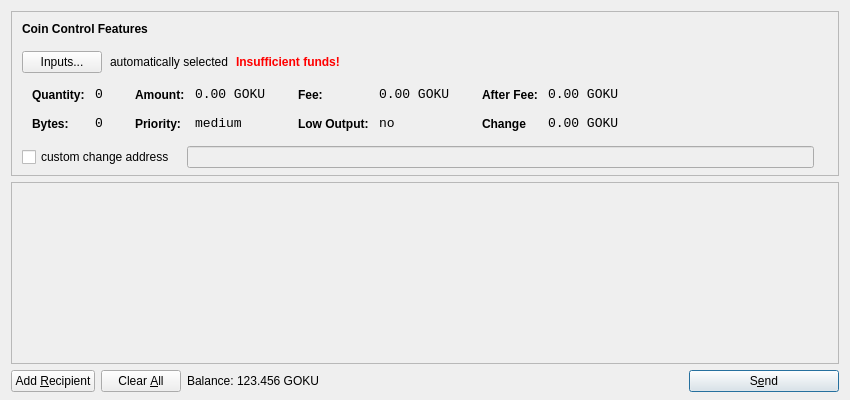
<?xml version="1.0" encoding="UTF-8"?>
<ui version="4.0">
 <class>SendCoinsDialog</class>
 <widget class="QDialog" name="SendCoinsDialog">
  <property name="geometry">
   <rect>
    <x>0</x>
    <y>0</y>
    <width>850</width>
    <height>400</height>
   </rect>
  </property>
  <property name="windowTitle">
   <string>Send Coins</string>
  </property>
  <layout class="QVBoxLayout" name="verticalLayout" stretch="0,1,0">
   <property name="bottomMargin">
    <number>8</number>
   </property>
   <item>
    <widget class="QFrame" name="frameCoinControl">
     <property name="sizePolicy">
      <sizepolicy hsizetype="Expanding" vsizetype="Expanding">
       <horstretch>0</horstretch>
       <verstretch>0</verstretch>
      </sizepolicy>
     </property>
     <property name="maximumSize">
      <size>
       <width>16777215</width>
       <height>16777215</height>
      </size>
     </property>
     <property name="frameShape">
      <enum>QFrame::StyledPanel</enum>
     </property>
     <property name="frameShadow">
      <enum>QFrame::Sunken</enum>
     </property>
     <layout class="QVBoxLayout" name="verticalLayoutCoinControl2">
      <property name="spacing">
       <number>-1</number>
      </property>
      <property name="leftMargin">
       <number>0</number>
      </property>
      <property name="topMargin">
       <number>0</number>
      </property>
      <property name="rightMargin">
       <number>0</number>
      </property>
      <property name="bottomMargin">
       <number>6</number>
      </property>
      <item>
       <layout class="QVBoxLayout" name="verticalLayoutCoinControl" stretch="0,0,0,0,1">
        <property name="spacing">
         <number>0</number>
        </property>
        <property name="leftMargin">
         <number>10</number>
        </property>
        <property name="topMargin">
         <number>10</number>
        </property>
        <item>
         <layout class="QHBoxLayout" name="horizontalLayoutCoinControl1">
          <property name="bottomMargin">
           <number>15</number>
          </property>
          <item>
           <widget class="QLabel" name="labelCoinControlFeatures">
            <property name="sizePolicy">
             <sizepolicy hsizetype="Preferred" vsizetype="Maximum">
              <horstretch>0</horstretch>
              <verstretch>0</verstretch>
             </sizepolicy>
            </property>
            <property name="font">
             <font>
              <weight>75</weight>
              <bold>true</bold>
             </font>
            </property>
            <property name="styleSheet">
             <string notr="true">font-weight:bold;</string>
            </property>
            <property name="text">
             <string>Coin Control Features</string>
            </property>
           </widget>
          </item>
         </layout>
        </item>
        <item>
         <layout class="QHBoxLayout" name="horizontalLayoutCoinControl2" stretch="0,0,0,0">
          <property name="spacing">
           <number>8</number>
          </property>
          <property name="bottomMargin">
           <number>10</number>
          </property>
          <item>
           <widget class="QPushButton" name="pushButtonCoinControl">
            <property name="styleSheet">
             <string notr="true"/>
            </property>
            <property name="text">
             <string>Inputs...</string>
            </property>
           </widget>
          </item>
          <item>
           <widget class="QLabel" name="labelCoinControlAutomaticallySelected">
            <property name="text">
             <string>automatically selected</string>
            </property>
            <property name="margin">
             <number>5</number>
            </property>
           </widget>
          </item>
          <item>
           <widget class="QLabel" name="labelCoinControlInsuffFunds">
            <property name="font">
             <font>
              <weight>75</weight>
              <bold>true</bold>
             </font>
            </property>
            <property name="styleSheet">
             <string notr="true">color:red;font-weight:bold;</string>
            </property>
            <property name="text">
             <string>Insufficient funds!</string>
            </property>
            <property name="margin">
             <number>5</number>
            </property>
           </widget>
          </item>
          <item>
           <spacer name="horizontalSpacerCoinControl">
            <property name="orientation">
             <enum>Qt::Horizontal</enum>
            </property>
            <property name="sizeHint" stdset="0">
             <size>
              <width>40</width>
              <height>1</height>
             </size>
            </property>
           </spacer>
          </item>
         </layout>
        </item>
        <item>
         <widget class="QWidget" name="widgetCoinControl" native="true">
          <property name="sizePolicy">
           <sizepolicy hsizetype="Preferred" vsizetype="Preferred">
            <horstretch>0</horstretch>
            <verstretch>0</verstretch>
           </sizepolicy>
          </property>
          <property name="minimumSize">
           <size>
            <width>0</width>
            <height>0</height>
           </size>
          </property>
          <property name="styleSheet">
           <string notr="true"/>
          </property>
          <layout class="QHBoxLayout" name="horizontalLayoutCoinControl5">
           <property name="margin">
            <number>0</number>
           </property>
           <item>
            <layout class="QHBoxLayout" name="horizontalLayoutCoinControl3" stretch="0,0,0,1">
             <property name="spacing">
              <number>20</number>
             </property>
             <property name="topMargin">
              <number>0</number>
             </property>
             <property name="bottomMargin">
              <number>10</number>
             </property>
             <item>
              <layout class="QFormLayout" name="formLayoutCoinControl1">
               <property name="horizontalSpacing">
                <number>10</number>
               </property>
               <property name="verticalSpacing">
                <number>14</number>
               </property>
               <property name="leftMargin">
                <number>10</number>
               </property>
               <property name="topMargin">
                <number>4</number>
               </property>
               <property name="rightMargin">
                <number>6</number>
               </property>
               <item row="0" column="0">
                <widget class="QLabel" name="labelCoinControlQuantityText">
                 <property name="styleSheet">
                  <string notr="true">font-weight:bold;</string>
                 </property>
                 <property name="text">
                  <string>Quantity:</string>
                 </property>
                 <property name="margin">
                  <number>0</number>
                 </property>
                </widget>
               </item>
               <item row="0" column="1">
                <widget class="QLabel" name="labelCoinControlQuantity">
                 <property name="font">
                  <font>
                   <family>Monospace</family>
                   <pointsize>10</pointsize>
                  </font>
                 </property>
                 <property name="cursor">
                  <cursorShape>IBeamCursor</cursorShape>
                 </property>
                 <property name="contextMenuPolicy">
                  <enum>Qt::ActionsContextMenu</enum>
                 </property>
                 <property name="text">
                  <string>0</string>
                 </property>
                 <property name="margin">
                  <number>0</number>
                 </property>
                 <property name="textInteractionFlags">
                  <set>Qt::LinksAccessibleByMouse|Qt::TextSelectableByKeyboard|Qt::TextSelectableByMouse</set>
                 </property>
                </widget>
               </item>
               <item row="1" column="0">
                <widget class="QLabel" name="labelCoinControlBytesText">
                 <property name="styleSheet">
                  <string notr="true">font-weight:bold;</string>
                 </property>
                 <property name="text">
                  <string>Bytes:</string>
                 </property>
                </widget>
               </item>
               <item row="1" column="1">
                <widget class="QLabel" name="labelCoinControlBytes">
                 <property name="font">
                  <font>
                   <family>Monospace</family>
                   <pointsize>10</pointsize>
                  </font>
                 </property>
                 <property name="cursor">
                  <cursorShape>IBeamCursor</cursorShape>
                 </property>
                 <property name="contextMenuPolicy">
                  <enum>Qt::ActionsContextMenu</enum>
                 </property>
                 <property name="text">
                  <string>0</string>
                 </property>
                 <property name="textInteractionFlags">
                  <set>Qt::LinksAccessibleByMouse|Qt::TextSelectableByKeyboard|Qt::TextSelectableByMouse</set>
                 </property>
                </widget>
               </item>
              </layout>
             </item>
             <item>
              <layout class="QFormLayout" name="formLayoutCoinControl2">
               <property name="horizontalSpacing">
                <number>10</number>
               </property>
               <property name="verticalSpacing">
                <number>14</number>
               </property>
               <property name="leftMargin">
                <number>6</number>
               </property>
               <property name="topMargin">
                <number>4</number>
               </property>
               <property name="rightMargin">
                <number>6</number>
               </property>
               <item row="0" column="0">
                <widget class="QLabel" name="labelCoinControlAmountText">
                 <property name="styleSheet">
                  <string notr="true">font-weight:bold;</string>
                 </property>
                 <property name="text">
                  <string>Amount:</string>
                 </property>
                 <property name="margin">
                  <number>0</number>
                 </property>
                </widget>
               </item>
               <item row="0" column="1">
                <widget class="QLabel" name="labelCoinControlAmount">
                 <property name="font">
                  <font>
                   <family>Monospace</family>
                   <pointsize>10</pointsize>
                  </font>
                 </property>
                 <property name="cursor">
                  <cursorShape>IBeamCursor</cursorShape>
                 </property>
                 <property name="contextMenuPolicy">
                  <enum>Qt::ActionsContextMenu</enum>
                 </property>
                 <property name="text">
                  <string>0.00 GOKU</string>
                 </property>
                 <property name="textInteractionFlags">
                  <set>Qt::LinksAccessibleByMouse|Qt::TextSelectableByKeyboard|Qt::TextSelectableByMouse</set>
                 </property>
                </widget>
               </item>
               <item row="1" column="0">
                <widget class="QLabel" name="labelCoinControlPriorityText">
                 <property name="styleSheet">
                  <string notr="true">font-weight:bold;</string>
                 </property>
                 <property name="text">
                  <string>Priority:</string>
                 </property>
                </widget>
               </item>
               <item row="1" column="1">
                <widget class="QLabel" name="labelCoinControlPriority">
                 <property name="font">
                  <font>
                   <family>Monospace</family>
                   <pointsize>10</pointsize>
                  </font>
                 </property>
                 <property name="cursor">
                  <cursorShape>IBeamCursor</cursorShape>
                 </property>
                 <property name="contextMenuPolicy">
                  <enum>Qt::ActionsContextMenu</enum>
                 </property>
                 <property name="text">
                  <string>medium</string>
                 </property>
                 <property name="textInteractionFlags">
                  <set>Qt::LinksAccessibleByMouse|Qt::TextSelectableByKeyboard|Qt::TextSelectableByMouse</set>
                 </property>
                </widget>
               </item>
              </layout>
             </item>
             <item>
              <layout class="QFormLayout" name="formLayoutCoinControl3">
               <property name="horizontalSpacing">
                <number>10</number>
               </property>
               <property name="verticalSpacing">
                <number>14</number>
               </property>
               <property name="leftMargin">
                <number>6</number>
               </property>
               <property name="topMargin">
                <number>4</number>
               </property>
               <property name="rightMargin">
                <number>6</number>
               </property>
               <item row="0" column="0">
                <widget class="QLabel" name="labelCoinControlFeeText">
                 <property name="styleSheet">
                  <string notr="true">font-weight:bold;</string>
                 </property>
                 <property name="text">
                  <string>Fee:</string>
                 </property>
                 <property name="margin">
                  <number>0</number>
                 </property>
                </widget>
               </item>
               <item row="0" column="1">
                <widget class="QLabel" name="labelCoinControlFee">
                 <property name="font">
                  <font>
                   <family>Monospace</family>
                   <pointsize>10</pointsize>
                  </font>
                 </property>
                 <property name="cursor">
                  <cursorShape>IBeamCursor</cursorShape>
                 </property>
                 <property name="contextMenuPolicy">
                  <enum>Qt::ActionsContextMenu</enum>
                 </property>
                 <property name="text">
                  <string>0.00 GOKU</string>
                 </property>
                 <property name="textInteractionFlags">
                  <set>Qt::LinksAccessibleByMouse|Qt::TextSelectableByKeyboard|Qt::TextSelectableByMouse</set>
                 </property>
                </widget>
               </item>
               <item row="1" column="0">
                <widget class="QLabel" name="labelCoinControlLowOutputText">
                 <property name="styleSheet">
                  <string notr="true">font-weight:bold;</string>
                 </property>
                 <property name="text">
                  <string>Low Output:</string>
                 </property>
                </widget>
               </item>
               <item row="1" column="1">
                <widget class="QLabel" name="labelCoinControlLowOutput">
                 <property name="font">
                  <font>
                   <family>Monospace</family>
                   <pointsize>10</pointsize>
                  </font>
                 </property>
                 <property name="cursor">
                  <cursorShape>IBeamCursor</cursorShape>
                 </property>
                 <property name="contextMenuPolicy">
                  <enum>Qt::ActionsContextMenu</enum>
                 </property>
                 <property name="text">
                  <string>no</string>
                 </property>
                 <property name="textInteractionFlags">
                  <set>Qt::LinksAccessibleByMouse|Qt::TextSelectableByKeyboard|Qt::TextSelectableByMouse</set>
                 </property>
                </widget>
               </item>
              </layout>
             </item>
             <item>
              <layout class="QFormLayout" name="formLayoutCoinControl4">
               <property name="horizontalSpacing">
                <number>10</number>
               </property>
               <property name="verticalSpacing">
                <number>14</number>
               </property>
               <property name="leftMargin">
                <number>6</number>
               </property>
               <property name="topMargin">
                <number>4</number>
               </property>
               <property name="rightMargin">
                <number>6</number>
               </property>
               <item row="0" column="0">
                <widget class="QLabel" name="labelCoinControlAfterFeeText">
                 <property name="styleSheet">
                  <string notr="true">font-weight:bold;</string>
                 </property>
                 <property name="text">
                  <string>After Fee:</string>
                 </property>
                 <property name="margin">
                  <number>0</number>
                 </property>
                </widget>
               </item>
               <item row="0" column="1">
                <widget class="QLabel" name="labelCoinControlAfterFee">
                 <property name="font">
                  <font>
                   <family>Monospace</family>
                   <pointsize>10</pointsize>
                  </font>
                 </property>
                 <property name="cursor">
                  <cursorShape>IBeamCursor</cursorShape>
                 </property>
                 <property name="contextMenuPolicy">
                  <enum>Qt::ActionsContextMenu</enum>
                 </property>
                 <property name="text">
                  <string>0.00 GOKU</string>
                 </property>
                 <property name="textInteractionFlags">
                  <set>Qt::LinksAccessibleByMouse|Qt::TextSelectableByKeyboard|Qt::TextSelectableByMouse</set>
                 </property>
                </widget>
               </item>
               <item row="1" column="0">
                <widget class="QLabel" name="labelCoinControlChangeText">
                 <property name="styleSheet">
                  <string notr="true">font-weight:bold;</string>
                 </property>
                 <property name="text">
                  <string>Change</string>
                 </property>
                </widget>
               </item>
               <item row="1" column="1">
                <widget class="QLabel" name="labelCoinControlChange">
                 <property name="font">
                  <font>
                   <family>Monospace</family>
                   <pointsize>10</pointsize>
                  </font>
                 </property>
                 <property name="cursor">
                  <cursorShape>IBeamCursor</cursorShape>
                 </property>
                 <property name="contextMenuPolicy">
                  <enum>Qt::ActionsContextMenu</enum>
                 </property>
                 <property name="text">
                  <string>0.00 GOKU</string>
                 </property>
                 <property name="textInteractionFlags">
                  <set>Qt::LinksAccessibleByMouse|Qt::TextSelectableByKeyboard|Qt::TextSelectableByMouse</set>
                 </property>
                </widget>
               </item>
              </layout>
             </item>
            </layout>
           </item>
          </layout>
         </widget>
        </item>
        <item>
         <layout class="QHBoxLayout" name="horizontalLayoutCoinControl4" stretch="0,0,0">
          <property name="spacing">
           <number>12</number>
          </property>
          <property name="sizeConstraint">
           <enum>QLayout::SetDefaultConstraint</enum>
          </property>
          <property name="topMargin">
           <number>5</number>
          </property>
          <property name="rightMargin">
           <number>5</number>
          </property>
          <item>
           <widget class="QCheckBox" name="checkBoxCoinControlChange">
            <property name="text">
             <string>custom change address</string>
            </property>
           </widget>
          </item>
          <item>
           <widget class="QLineEdit" name="lineEditCoinControlChange">
            <property name="enabled">
             <bool>false</bool>
            </property>
            <property name="sizePolicy">
             <sizepolicy hsizetype="Expanding" vsizetype="Fixed">
              <horstretch>0</horstretch>
              <verstretch>0</verstretch>
             </sizepolicy>
            </property>
           </widget>
          </item>
          <item>
           <widget class="QLabel" name="labelCoinControlChangeLabel">
            <property name="sizePolicy">
             <sizepolicy hsizetype="Preferred" vsizetype="Expanding">
              <horstretch>0</horstretch>
              <verstretch>0</verstretch>
             </sizepolicy>
            </property>
            <property name="minimumSize">
             <size>
              <width>0</width>
              <height>0</height>
             </size>
            </property>
            <property name="text">
             <string/>
            </property>
            <property name="margin">
             <number>3</number>
            </property>
           </widget>
          </item>
         </layout>
        </item>
        <item>
         <spacer name="verticalSpacerCoinControl">
          <property name="orientation">
           <enum>Qt::Vertical</enum>
          </property>
          <property name="sizeHint" stdset="0">
           <size>
            <width>800</width>
            <height>1</height>
           </size>
          </property>
         </spacer>
        </item>
       </layout>
      </item>
     </layout>
    </widget>
   </item>
   <item>
    <widget class="QScrollArea" name="scrollArea">
     <property name="widgetResizable">
      <bool>true</bool>
     </property>
     <widget class="QWidget" name="scrollAreaWidgetContents">
      <property name="geometry">
       <rect>
        <x>0</x>
        <y>0</y>
        <width>830</width>
        <height>165</height>
       </rect>
      </property>
      <layout class="QVBoxLayout" name="verticalLayout_2">
       <property name="margin">
        <number>0</number>
       </property>
       <item>
        <layout class="QVBoxLayout" name="entries">
         <property name="spacing">
          <number>6</number>
         </property>
        </layout>
       </item>
       <item>
        <spacer name="verticalSpacer">
         <property name="orientation">
          <enum>Qt::Vertical</enum>
         </property>
         <property name="sizeHint" stdset="0">
          <size>
           <width>20</width>
           <height>40</height>
          </size>
         </property>
        </spacer>
       </item>
      </layout>
     </widget>
    </widget>
   </item>
   <item>
    <layout class="QHBoxLayout" name="horizontalLayout">
     <item>
      <widget class="QPushButton" name="addButton">
       <property name="toolTip">
        <string>Send to multiple recipients at once</string>
       </property>
       <property name="text">
        <string>Add &amp;Recipient</string>
       </property>
       <property name="icon">
        <iconset resource="../bitcoin.qrc">
         <normaloff>:/icons/add</normaloff>:/icons/add</iconset>
       </property>
       <property name="autoDefault">
        <bool>false</bool>
       </property>
      </widget>
     </item>
     <item>
      <widget class="QPushButton" name="clearButton">
       <property name="sizePolicy">
        <sizepolicy hsizetype="Minimum" vsizetype="Fixed">
         <horstretch>0</horstretch>
         <verstretch>0</verstretch>
        </sizepolicy>
       </property>
       <property name="toolTip">
        <string>Remove all transaction fields</string>
       </property>
       <property name="text">
        <string>Clear &amp;All</string>
       </property>
       <property name="icon">
        <iconset resource="../bitcoin.qrc">
         <normaloff>:/icons/remove</normaloff>:/icons/remove</iconset>
       </property>
       <property name="autoRepeatDelay">
        <number>300</number>
       </property>
       <property name="autoDefault">
        <bool>false</bool>
       </property>
      </widget>
     </item>
     <item>
      <layout class="QHBoxLayout" name="horizontalLayout_2">
       <property name="spacing">
        <number>3</number>
       </property>
       <item>
        <widget class="QLabel" name="label">
         <property name="sizePolicy">
          <sizepolicy hsizetype="Preferred" vsizetype="Fixed">
           <horstretch>0</horstretch>
           <verstretch>0</verstretch>
          </sizepolicy>
         </property>
         <property name="text">
          <string>Balance:</string>
         </property>
        </widget>
       </item>
       <item>
        <widget class="QLabel" name="labelBalance">
         <property name="sizePolicy">
          <sizepolicy hsizetype="Preferred" vsizetype="Fixed">
           <horstretch>0</horstretch>
           <verstretch>0</verstretch>
          </sizepolicy>
         </property>
         <property name="cursor">
          <cursorShape>IBeamCursor</cursorShape>
         </property>
         <property name="text">
          <string>123.456 GOKU</string>
         </property>
         <property name="textInteractionFlags">
          <set>Qt::LinksAccessibleByMouse|Qt::TextSelectableByKeyboard|Qt::TextSelectableByMouse</set>
         </property>
        </widget>
       </item>
      </layout>
     </item>
     <item>
      <spacer name="horizontalSpacer">
       <property name="orientation">
        <enum>Qt::Horizontal</enum>
       </property>
       <property name="sizeHint" stdset="0">
        <size>
         <width>40</width>
         <height>20</height>
        </size>
       </property>
      </spacer>
     </item>
     <item>
      <widget class="QPushButton" name="sendButton">
       <property name="minimumSize">
        <size>
         <width>150</width>
         <height>0</height>
        </size>
       </property>
       <property name="toolTip">
        <string>Confirm the send action</string>
       </property>
       <property name="text">
        <string>S&amp;end</string>
       </property>
       <property name="icon">
        <iconset resource="../bitcoin.qrc">
         <normaloff>:/icons/send</normaloff>:/icons/send</iconset>
       </property>
       <property name="default">
        <bool>true</bool>
       </property>
      </widget>
     </item>
    </layout>
   </item>
  </layout>
 </widget>
 <resources>
  <include location="../bitcoin.qrc"/>
 </resources>
 <connections/>
</ui>
